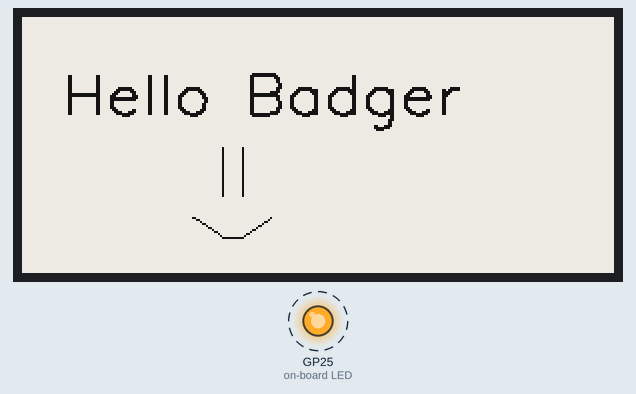
Bench run of a program on a simulated Raspberry Pi Pico running MicroPython. Parts: 296×128 one-colour display, output pins drawn as LEDs (lit = HIGH). Dashed ring = blinking.

Above: at 4.6 s.
Timing chart, 0 to 130.0 s (numbered marks = the images above):
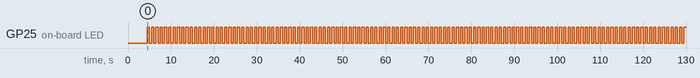

Measured:
- by itself, GP25 (on-board LED): alternates HIGH for 0.50 s and LOW for 0.50 s

The program:

helloBadger.py
```python
import badger2040
import time
badger = badger2040.Badger2040()

badger.set_pen(15)
badger.clear()

badger.set_pen(0)
badger.set_font("sans")
badger.set_thickness(2)
badger.text("Hello Badger", 20, 40, scale=1)
badger.line(100, 90, 100, 65)
badger.line(110, 90, 110, 65)
badger.line(85, 100, 100, 110)
badger.line(100, 110, 110, 110)
badger.line(110, 110, 125, 100)
badger.update()

while True:
    badger.led(255)
    time.sleep(0.5)
    badger.led(0)
    time.sleep(0.5)
```
